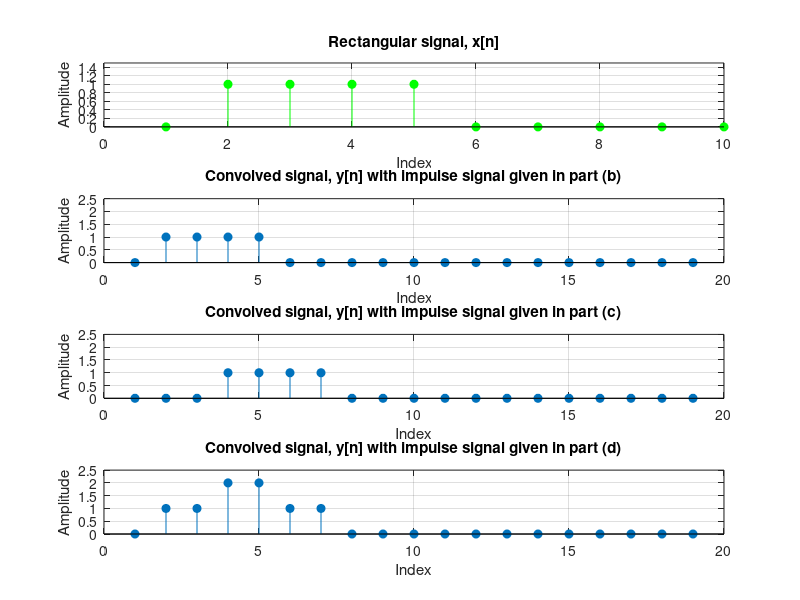

Recreate this plot in MATLAB.
%%%%%%%%%%%%%%%%%%%%%%%%%%%%%%%%%%%%%%%%%%%%%%%%%%%%%%%%%%%%%%%%%%%%%%%%%%%%%%%%%%%%%%%%%
% 11 Dec 2025                                                                           %
% SS1 Lab 3 - Problem 2                                                                 %
% Convolutions                                                                          %
% Authors: Imran Rizwan 2778020, Lawrence Byabato 2778215, Gibriel Zibo 2778062         %
%%%%%%%%%%%%%%%%%%%%%%%%%%%%%%%%%%%%%%%%%%%%%%%%%%%%%%%%%%%%%%%%%%%%%%%%%%%%%%%%%%%%%%%%%

function Prob2() 
    clc();
    mainTask2();
end

function mainTask2
    n = 10;             % number of elements in the input signal x and impulse h
    
    % define a rectangular signal
    x = linspace(0, 0, n);
    x(2:5) = 1; % [0 1 1 1 1 0 0 0 0 0]
    
    % define an impulse vector
    h = linspace(0, 0, n);
    h(1) = 1;
    
    % perform convolution
    y = myConv(x, h);
    
    % plot x and y using subplot
    figure;
    subplot(4, 1, 1);
    stem(x, 'filled', 'g-o');
    title('Rectangular signal, x[n]');
    xlabel('Index'); 
    ylabel('Amplitude'); 
    grid on;
    ylim([0 1.5]);
    
    subplot(4, 1, 2);
    stem(y, 'filled');
    title('Convolved signal, y[n] with impulse signal given in part (b)');
    xlabel('Index'); 
    ylabel('Amplitude'); 
    grid on;
    ylim([0 2.5]);

    % ------- Part C ------------------------------------------------------------------------------------------------------------
    % define a new impulse vector and recalculte the convolution
    h = linspace(0, 0, n);
    h(3) = 1;
    y = myConv(x, h);
    
    subplot(4, 1, 3);
    stem(y, 'filled');
    title('Convolved signal, y[n] with impulse signal given in part (c)');
    xlabel('Index'); 
    ylabel('Amplitude'); 
    grid on;
    ylim([0 2.5]);

    % ------- Part D ------------------------------------------------------------------------------------------------------------
    % define a new impulse vector and recalculte the convolution
    h = linspace(0, 0, n);
    h(1) = 1;
    h(3) = 1;
    y = myConv(x, h);
    
    subplot(4, 1, 4);
    stem(y, 'filled');
    title('Convolved signal, y[n] with impulse signal given in part (d)');
    xlabel('Index'); 
    ylabel('Amplitude'); 
    grid on;
    ylim([0 2.5]);

end

function y = myConv(x, h)
    lenX = length(x);
    lenH = length(h);
    lenY = lenX + lenH - 1;         % calculate new length for Y
    
    % initialise output vector
    y = zeros(1, lenY);
    
    % the Convolution Loop
    % iterate through every point in 'y'
    for n = 1 : lenY
        % iterate through input 'x' to find overlapping points with 'h'
        for k = 1 : lenX
            h_index = n - k + 1;
            if (h_index > 0) && (h_index <= lenH)   % check that h_index is actually within the bounds of h
                y(n) = y(n) + x(k) * h(h_index);
            end
        end
    end
end